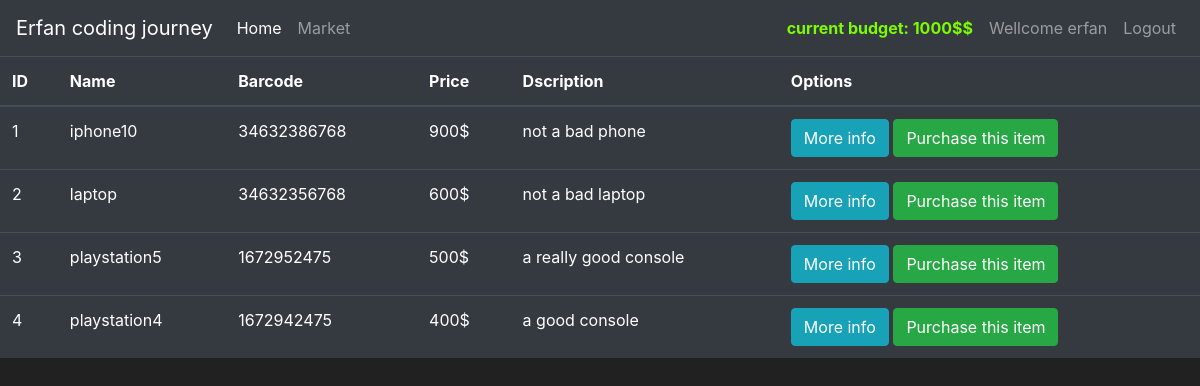
/Market (signed in), run on an earlier commit of the app's database.
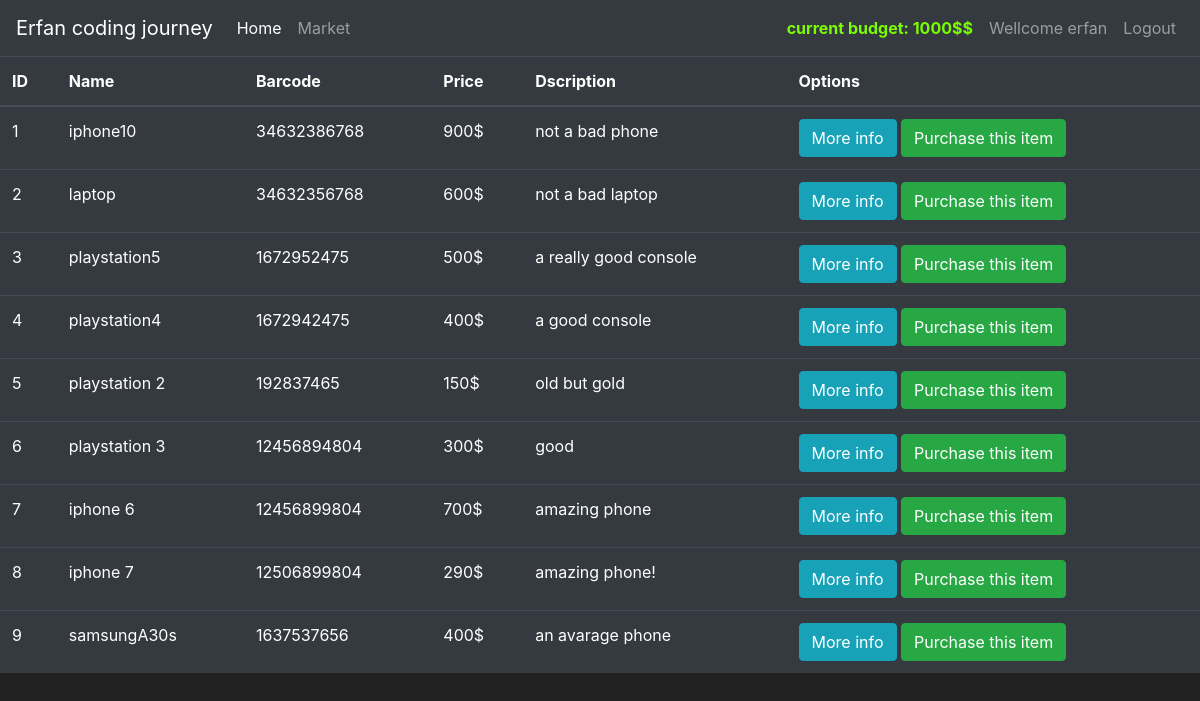
And on a later commit of the database.
### market/models.py (models this page shows, shortened)
class User(db.Model,UserMixin):
    id = db.Column(db.Integer(),primary_key = True)
    username = db.Column(db.String(length = 30),nullable = False,unique = True)
    email_address = db.Column(db.String(length = 50),nullable = False,unique = True)
    password_hash = db.Column(db.String(length = 60),nullable = False,unique = False)
    budget = db.Column(db.Integer(), nullable = False,default = 1000)
    items = db.relationship('Item',backref = "owend_user",lazy = True)
    @property
    @property
    def password(self):
        return self.password

class Item(db.Model):
    id = db.Column(db.Integer(),primary_key = True)
    name = db.Column(db.String(length = 30), nullable = False,unique = True)
    Price = db.Column(db.Integer(), nullable = False)
    barcode = db.Column(db.String(length = 12), nullable = False,unique = True)
    description = db.Column(db.String(length = 1024),nullable = False,unique = True)
    owner = db.Column(db.Integer(),db.ForeignKey("user.id"))

### market/route.py (the view)
@app.route('/Market')
@login_required
def market_page():
    items = Item.query.all()
    return render_template('market.html',items = items)

### market/models.py (called while the page is built)
@login_manager.user_loader
def load_user(user_id):
    return User.query.get(int(user_id))

### market/templates/market.html (shortened to what this page needs)
{%extends "base.html"%}
{% block content %}
<table class="table table-hover table-dark">
    <thead>
        <tr>
            <th scope="col">ID</th>
            <th scope="col">Name</th>
            <th scope="col">Barcode</th>
            <th scope="col">Price</th>
            <th scope="col">Dscription</th>
            <th scope="col">Options</th>
        </tr>
    </thead>
    <tbody>
            {% for item in items %}
                <tr>
                    <td>{{item.id}}</td>
                    <td>{{item.name}}</td>
                    <td>{{item.barcode}}</td>
                    <td>{{item.Price}}$</td>
                    <td>{{item.description}}</td>
                    <td>
                        <button class="btn btn-outline btn-info">More info</button>
                        <button class="btn btn-outline btn-success">Purchase this item</button>
                    </td>
                </tr>
            {% endfor %}
    </tbody>
</table>
{% endblock %}

### market/templates/base.html (shortened to what this page needs)
<!doctype html>
<html lang="en">
   <head>
      <link rel="stylesheet" href="https://cdn.jsdelivr.net/npm/bootstrap@4.5.3/dist/css/bootstrap.min.css">
   </head>
   <body>
    <nav class="navbar navbar-expand-md navbar-dark bg-dark">
      <a class="navbar-brand" href="#">Erfan coding journey</a>
        <div class="collapse navbar-collapse" id="navbarNav">
          <ul class="navbar-nav mr-auto">
            <li class="nav-item active">
                <a class="nav-link" href="{{ url_for('home_page') }}">Home <span class="sr-only">(current)</span></a>
            </li>
            <li class="nav-item">
                <a class="nav-link" href="{{ url_for('market_page') }}">Market</a>
            </li>
        </ul>
          {% if current_user.username == "admin1" %}
            <ul class="navbar-nav">
              <li class="nav-item">
                <a class="nav-link" style="color: lawngreen; font-weight: bold;">
                  <i class="bi bi-currency-dollar"></i>
                current budget: Unlimited
                </a>
                </li>
              <li class="nav-item">
                <a class="nav-link">Wellcome {{ current_user.username }}</a>
              </li>
              <li class="nav-item">
                <a class="nav-link" href="{{ url_for('logout_page') }}">Logout</a>
              </li>
              <li class="nav-item">
                <a class="nav-link" href="{{ url_for('admin_page') }}">admin panel</a>
              </li>
            </ul>
          {% elif current_user.is_authenticated %}
            <ul class="navbar-nav">
                <li class="nav-item">
                  <a class="nav-link" style="color: lawngreen; font-weight: bold;">
                    current budget: {{ current_user.budget}}$$
                  </a>
                </li>
              <li class="nav-item">
                  <a class="nav-link">Wellcome {{ current_user.username }}</a>
              </li>
              <li class="nav-item">
                  <a class="nav-link" href="{{ url_for('logout_page') }}">Logout</a>
              </li>
            </ul>
          {% endif %}
        </div>
    </nav>
         {% block content %}
         {% endblock %}
   </body>
</html>

### market/templates/base.html (style rules this page uses)
body { background-color: #212121; color: white }

What changed in the data, as far as the page shows it:
added Item: id "5", name "playstation 2", barcode "192837465", Price "150", description "old but gold"
added Item: id "6", name "playstation 3", barcode "12456894804", Price "300", description "good"
added Item: id "7", name "iphone 6", barcode "12456899804", Price "700", description "amazing phone"
added Item: id "8", name "iphone 7", barcode "12506899804", Price "290", description "amazing phone!"
added Item: id "9", name "samsungA30s", barcode "1637537656", Price "400", description "an avarage phone"
